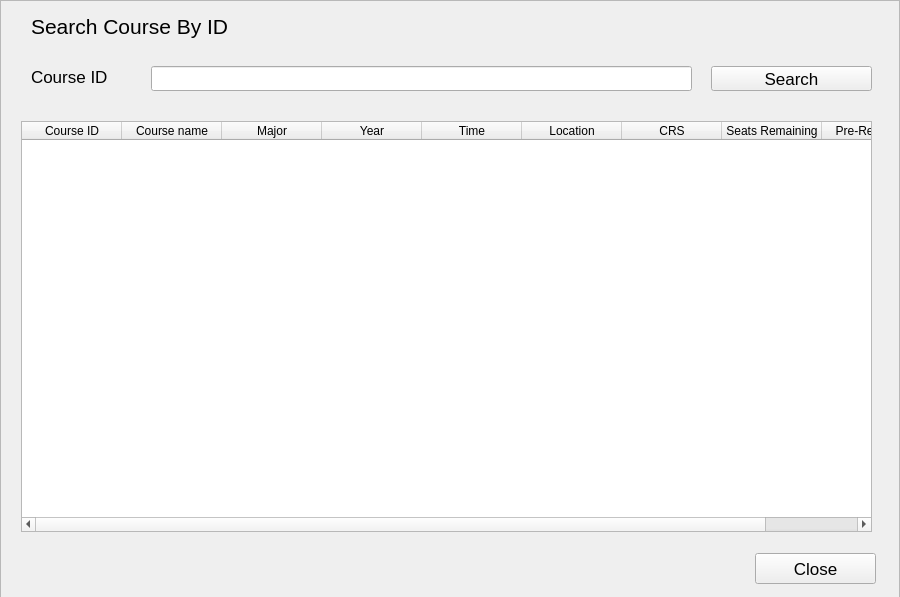
<?xml version="1.0" encoding="UTF-8"?>
<ui version="4.0">
 <class>Form</class>
 <widget class="QWidget" name="Form">
  <property name="geometry">
   <rect>
    <x>0</x>
    <y>0</y>
    <width>900</width>
    <height>597</height>
   </rect>
  </property>
  <property name="windowTitle">
   <string>Form</string>
  </property>
  <widget class="QScrollArea" name="addressEdit">
   <property name="geometry">
    <rect>
     <x>0</x>
     <y>0</y>
     <width>900</width>
     <height>601</height>
    </rect>
   </property>
   <property name="font">
    <font>
     <pointsize>13</pointsize>
    </font>
   </property>
   <property name="verticalScrollBarPolicy">
    <enum>Qt::ScrollBarAlwaysOff</enum>
   </property>
   <property name="horizontalScrollBarPolicy">
    <enum>Qt::ScrollBarAlwaysOff</enum>
   </property>
   <property name="widgetResizable">
    <bool>true</bool>
   </property>
   <widget class="QWidget" name="scrollAreaWidgetContents">
    <property name="geometry">
     <rect>
      <x>0</x>
      <y>0</y>
      <width>898</width>
      <height>599</height>
     </rect>
    </property>
    <widget class="QLabel" name="barLabel">
     <property name="geometry">
      <rect>
       <x>0</x>
       <y>-10</y>
       <width>5</width>
       <height>13</height>
      </rect>
     </property>
     <property name="text">
      <string/>
     </property>
    </widget>
    <widget class="QLabel" name="label">
     <property name="geometry">
      <rect>
       <x>30</x>
       <y>10</y>
       <width>261</width>
       <height>31</height>
      </rect>
     </property>
     <property name="font">
      <font>
       <pointsize>16</pointsize>
      </font>
     </property>
     <property name="text">
      <string>Search Course By ID</string>
     </property>
    </widget>
    <widget class="QLabel" name="label_4">
     <property name="geometry">
      <rect>
       <x>30</x>
       <y>60</y>
       <width>111</width>
       <height>31</height>
      </rect>
     </property>
     <property name="text">
      <string>Course ID</string>
     </property>
    </widget>
    <widget class="QLineEdit" name="courseID">
     <property name="geometry">
      <rect>
       <x>150</x>
       <y>65</y>
       <width>541</width>
       <height>25</height>
      </rect>
     </property>
    </widget>
    <widget class="QPushButton" name="searchButton">
     <property name="geometry">
      <rect>
       <x>710</x>
       <y>65</y>
       <width>161</width>
       <height>25</height>
      </rect>
     </property>
     <property name="text">
      <string>Search</string>
     </property>
    </widget>
    <widget class="QPushButton" name="closeButton">
     <property name="geometry">
      <rect>
       <x>754</x>
       <y>552</y>
       <width>121</width>
       <height>31</height>
      </rect>
     </property>
     <property name="text">
      <string>Close</string>
     </property>
    </widget>
    <widget class="QTableWidget" name="tableWidget">
     <property name="geometry">
      <rect>
       <x>20</x>
       <y>120</y>
       <width>851</width>
       <height>411</height>
      </rect>
     </property>
     <column>
      <property name="text">
       <string>Course ID</string>
      </property>
      <property name="textAlignment">
       <set>AlignHCenter|AlignVCenter|AlignCenter</set>
      </property>
     </column>
     <column>
      <property name="text">
       <string>Course name</string>
      </property>
      <property name="textAlignment">
       <set>AlignHCenter|AlignVCenter|AlignCenter</set>
      </property>
     </column>
     <column>
      <property name="text">
       <string>Major</string>
      </property>
      <property name="textAlignment">
       <set>AlignHCenter|AlignVCenter|AlignCenter</set>
      </property>
     </column>
     <column>
      <property name="text">
       <string>Year</string>
      </property>
      <property name="textAlignment">
       <set>AlignHCenter|AlignVCenter|AlignCenter</set>
      </property>
     </column>
     <column>
      <property name="text">
       <string>Time</string>
      </property>
      <property name="textAlignment">
       <set>AlignHCenter|AlignVCenter|AlignCenter</set>
      </property>
     </column>
     <column>
      <property name="text">
       <string>Location</string>
      </property>
      <property name="textAlignment">
       <set>AlignHCenter|AlignVCenter|AlignCenter</set>
      </property>
     </column>
     <column>
      <property name="text">
       <string>CRS</string>
      </property>
      <property name="textAlignment">
       <set>AlignHCenter|AlignVCenter|AlignCenter</set>
      </property>
     </column>
     <column>
      <property name="text">
       <string>Seats Remaining</string>
      </property>
      <property name="textAlignment">
       <set>AlignHCenter|AlignVCenter|AlignCenter</set>
      </property>
     </column>
     <column>
      <property name="text">
       <string>Pre-Requisite</string>
      </property>
      <property name="textAlignment">
       <set>AlignHCenter|AlignVCenter|AlignCenter</set>
      </property>
     </column>
    </widget>
   </widget>
  </widget>
 </widget>
 <resources/>
 <connections/>
</ui>
